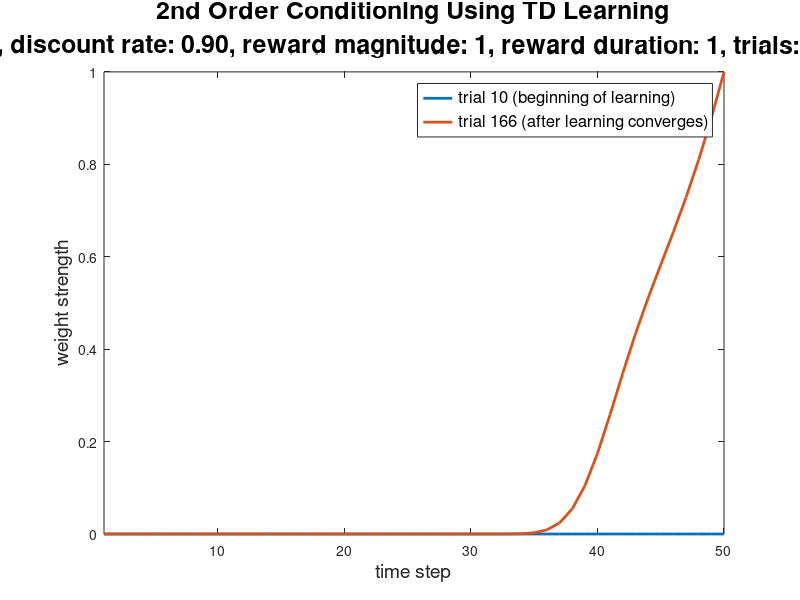

Recreate this plot in MATLAB.
% temporal difference learning model
% extension of the rescorla-wagner model
alpha=.25; % learning rate
gamma = 0.9; % discount rate
lambda=1; % reward magnitude (strength)
lambda_duration = 1; % reward duration, length reward is active

trainN = 1000; % number of training examples

time_steps=50; % how long from stimulus to reward

time_representation = zeros(1,time_steps); %representation of current time for stimulus 1. 
time_representation2 = zeros(1,time_steps); %representation of current time for stimulus 2. 
value_prediction = zeros(1,time_steps); % prediction weights for stimulus 1
value_prediction2 = zeros(1,time_steps); % prediction weights for stimulus 2
%keep record of each value for all trials
value_prediction_mat = zeros(trainN,time_steps);
prediction_error_mat = zeros(trainN,time_steps);
for tN = 145:trainN %which trial
    last_prediction=0; %no prediction of reward when starting out
%     if (tN > 500)
%         lambda = 0; % extinction of reward after 500 trials
%     end
    for timeN = 1:time_steps %which time step of current trial
        
        if (timeN==50) %reward time
            current_reward = lambda;
        else %no reward
            current_reward = 0;
        end
        
        time_representation=0.*time_representation; %reset to 0
        if timeN>10
            time_representation(timeN)=1; %first stimulus
        end
        
        time_representation2=0.*time_representation2; %reset to 0
        if timeN>30
            time_representation2(timeN)=1; %second stimulus
        end
        % step 1 calculate predicted reward
        current_prediction=sum(value_prediction.*time_representation + value_prediction2.*time_representation2); %stimulus 1 but need 2: sum of both (stim 1 and 2) for that particular time step
        % step 2 calculate prediction error
        prediction_error = current_reward+gamma.*current_prediction-last_prediction; %should be the same
        % step 3 calculate weight update
        if (timeN>10) 
            value_prediction(timeN-1)=value_prediction(timeN-1)+alpha.*prediction_error; %update to include both stimuli
        end
        if (timeN>30)
            value_prediction2(timeN-1)=value_prediction2(timeN-1)+alpha.*prediction_error; %update to include both stimuli
        end
        value_prediction_mat(tN,timeN) = last_prediction;
        prediction_error_mat(tN,timeN) = prediction_error;
        last_prediction=current_prediction; % update your last prediction for next timestep
    end
end

% plot 1: value function (weights) of 2nd order conditioning
figure(4), clf
plot(value_prediction_mat(10,:),'LineWidth',2); % trial 10 (beginning of learning) 
hold on
plot(value_prediction_mat(166,:),'LineWidth',2); % trial 166 (after learning converges) 
legend('trial 10 (beginning of learning)',...
    'trial 166 (after learning converges)','FontSize',12,'Location','best')
xlabel('time step','FontSize',14), ylabel('weight strength','FontSize',14)
title(sprintf('2nd Order Conditioning Using TD Learning\nlearning rate: %1.2f, discount rate: %1.2f, reward magnitude: %d, reward duration: %d, trials: %d, time steps: %d',alpha,gamma,lambda,lambda_duration,trainN,time_steps),'FontSize',18)
set(gca,'xlim',[1 50])

% % plot 2: value function (weights) of different scenarios
% figure(3), clf
% subplot(311)
% plot(value_prediction_mat_30_10(10,:),'LineWidth',2); % trial 10 (beginning of learning) 
% hold on
% plot(value_prediction_mat_30_10(145,:),'LineWidth',2); % trial 145 (after learning converges- stimulus1) 
% plot(value_prediction_mat_30_10(311,:),'LineWidth',2); % trial 311 (after learning converges- stimulus2) 
% legend('trial 10 (beginning of learning)',...
%     'trial 145 (after learning converges-stim 1)',...
%     'trial 311 (after learning converges-stim 2)','FontSize',12,'Location','best')
% xlabel('time step','FontSize',14), ylabel('weight strength','FontSize',14)
% title('2nd Order Conditioning, Stim 1 at 31s, Stim 2 at 11s','FontSize',16)
% set(gca,'xlim',[1 50])
% subplot(312)
% plot(value_prediction_mat_10(10,:),'LineWidth',2); % trial 10 (beginning of learning) 
% hold on
% plot(value_prediction_mat_10(218,:),'LineWidth',2); % trial 218 (after learning converges) 
% legend('trial 10 (beginning of learning)',...
%     'trial 218 (after learning converges)','FontSize',12,'Location','best')
% xlabel('time step','FontSize',14), ylabel('weight strength','FontSize',14)
% title('1st Order Conditioning, Stimulus at 11s','FontSize',16)
% set(gca,'xlim',[1 50])
% subplot(313)
% plot(value_prediction_mat_30__10(10,:),'LineWidth',2); % trial 10 (beginning of learning) 
% hold on
% plot(value_prediction_mat_30__10(166,:),'LineWidth',2); % trial 166 (after learning converges-stim 1 & 2) 
% legend('trial 10 (beginning of learning)',...
%     'trial 166 (after learning converges-stim 1 & 2)','FontSize',12,'Location','best')
% xlabel('time step','FontSize',14), ylabel('weight strength','FontSize',14)
% title('2nd Order Conditioning, Stim 1 at 11s, Stim 2 at 31s','FontSize',16)
% set(gca,'xlim',[1 50])
